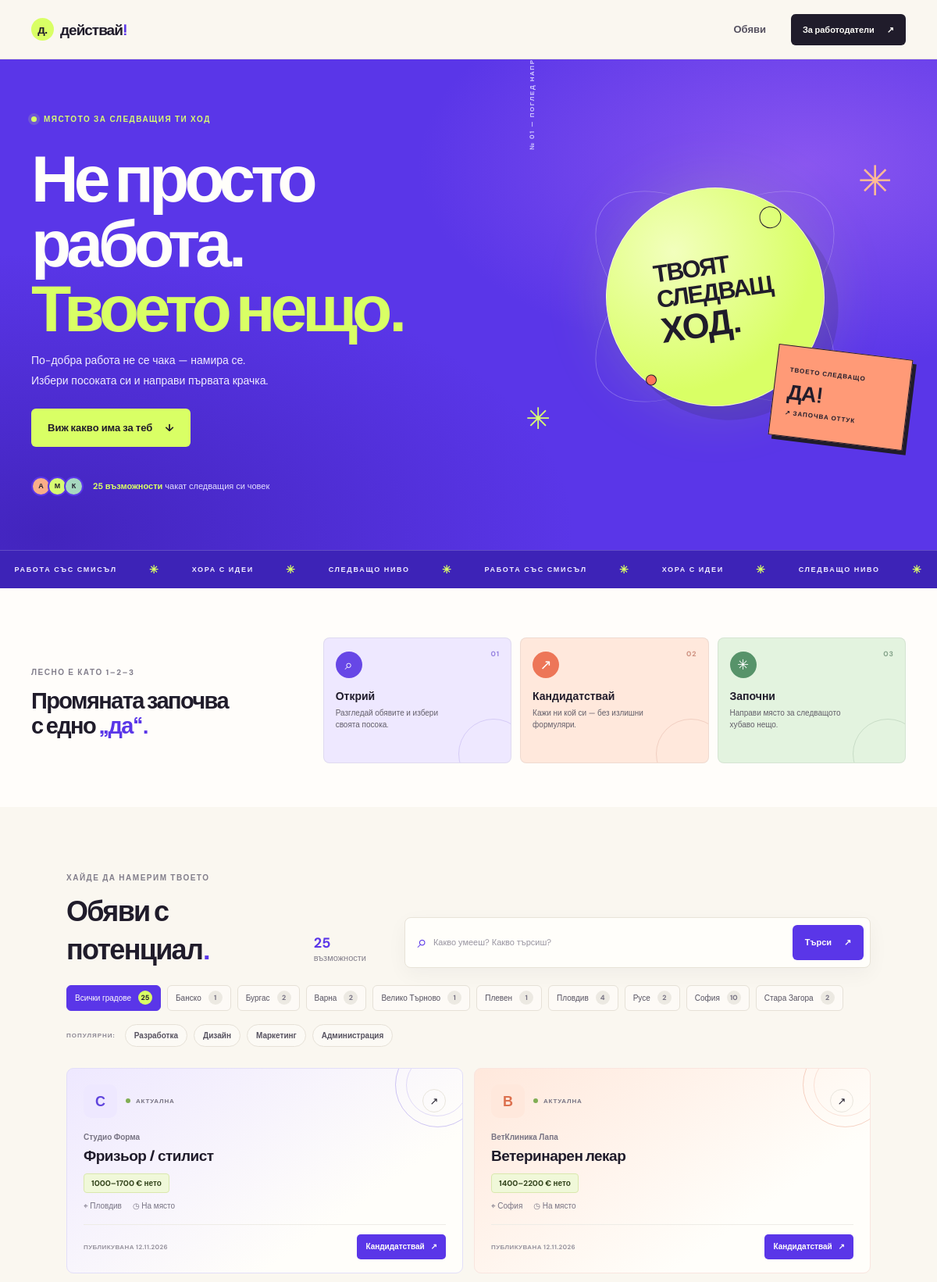
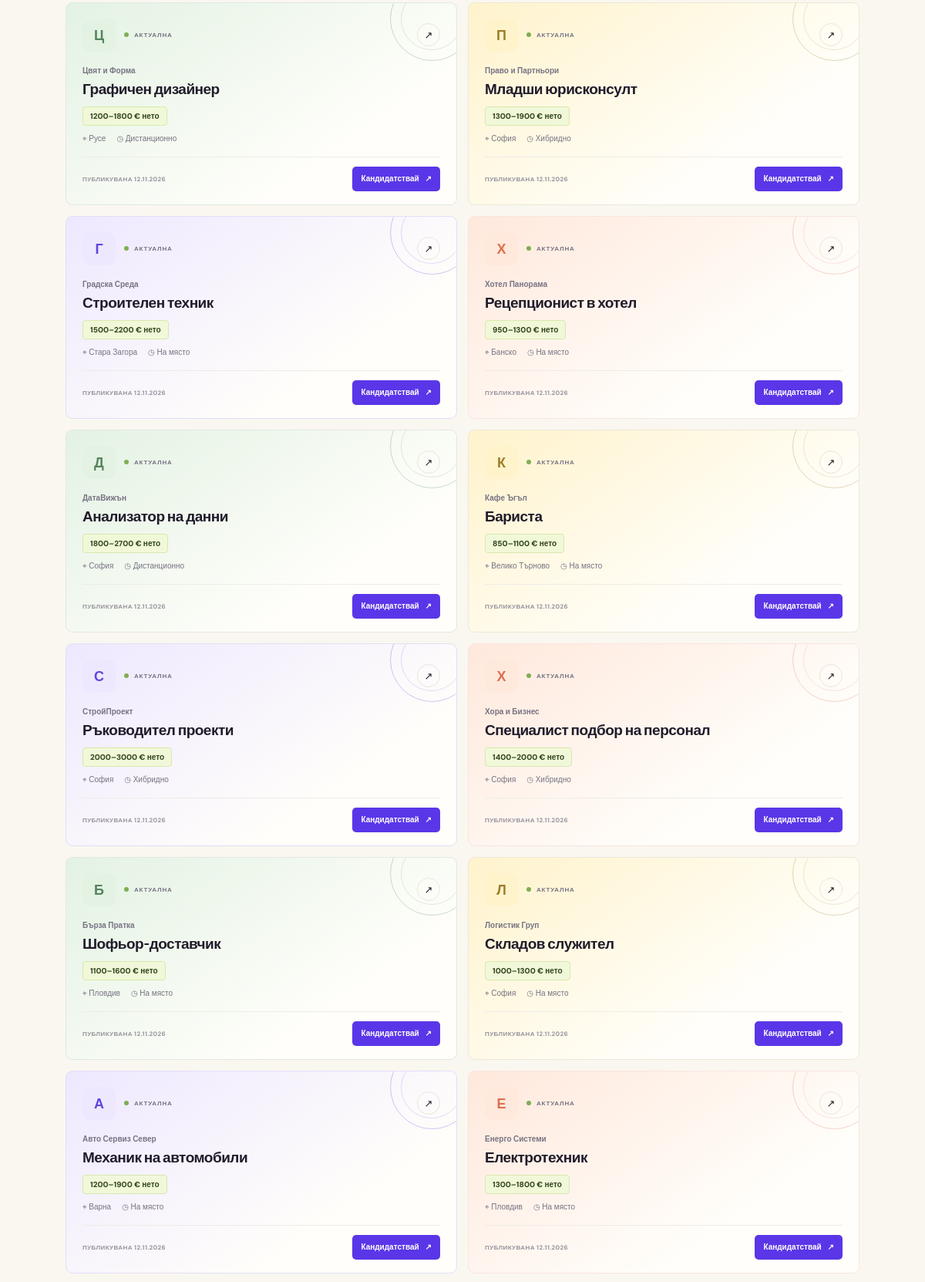
The page / (upper part) on the database its author committed (2 pictures, top to bottom).
### main/models.py (models this page shows, shortened)
class JobPosting(models.Model):
    class WorkMode(models.TextChoices):
        ONSITE = "onsite", "На място"
        HYBRID = "hybrid", "Хибридно"
        REMOTE = "remote", "Дистанционно"
    title = models.CharField(max_length=250, verbose_name="Заглавие")
    company_name = models.CharField(max_length=150, verbose_name="Компания")
    location = models.CharField(max_length=100, verbose_name="Град")
    work_mode = models.CharField(
        max_length=10,
        choices=WorkMode.choices,
        default=WorkMode.ONSITE,
        verbose_name="Начин на работа",
    )
    salary = models.CharField(max_length=100, blank=True, null=True, verbose_name="Заплата")
    description = models.TextField(verbose_name="Описание")
    created_at = models.DateTimeField(auto_now_add=True, verbose_name="Дата")

### main/views.py (the view)
# urls.py: 2. Add a URL to urlpatterns:  path('', views.home, name='home')
def home(request):
    jobs = JobPosting.objects.all().order_by("-created_at")
    query = request.GET.get("q", "").strip()
    city = request.GET.get("city", "").strip()
    if query:
        jobs = jobs.filter(title__icontains=query)
    if city:
        jobs = jobs.filter(location=city)
    cities = JobPosting.objects.values("location").annotate(
        job_count=Count("id")
    ).order_by("location")
    return render(
        request,
        "main/home.html",
        {
            "jobs": jobs,
            "query": query,
            "city": city,
            "cities": cities,
            "total_jobs": JobPosting.objects.count(),
        },
    )

### templates/main/home.html (shortened to what this page needs)
{% extends "main/base.html" %}
{% block content %}
<section class="hero">
  <div class="container hero-shell">
    <div class="hero-copy">
      <span class="eyebrow"><span class="status-dot"></span> МЯСТОТО ЗА СЛЕДВАЩИЯ ТИ ХОД</span>
      <h1>Не просто<br>работа.<br><span>Твоето нещо.</span></h1>
      <p>По-добра работа не се чака — намира се.<br>Избери посоката си и направи първата крачка.</p>
      <a class="button button-lime hero-cta" href="#jobs">Виж какво има за теб <span aria-hidden="true">↓</span></a>
      <div class="hero-proof"><span class="proof-avatars"><i>А</i><i>М</i><i>К</i></span><span><b>{{ total_jobs }} възможности</b> чакат следващия си човек</span></div>
    </div>
    <div class="hero-art" aria-hidden="true">
      <div class="art-orbit orbit-one"></div><div class="art-orbit orbit-two"></div>
      <div class="art-sun"><span>ТВОЯТ<br>СЛЕДВАЩ<br><b>ХОД.</b></span></div>
      <span class="art-spark spark-one">✳</span><span class="art-spark spark-two">✳</span>
      <div class="art-ticket"><span>ТВОЕТО СЛЕДВАЩО</span><strong>ДА!</strong><span>↗ ЗАПОЧВА ОТТУК</span></div>
      <span class="art-caption">№ 01 — ПОГЛЕД НАПРЕД</span>
    </div>
  </div>
  <div class="ticker" aria-hidden="true"><div class="ticker-track">РАБОТА СЪС СМИСЪЛ <span>✳</span> ХОРА С ИДЕИ <span>✳</span> СЛЕДВАЩО НИВО <span>✳</span> РАБОТА СЪС СМИСЪЛ <span>✳</span> ХОРА С ИДЕИ <span>✳</span> СЛЕДВАЩО НИВО <span>✳</span></div></div>
</section>
<section class="quick-start" aria-label="Как да започнеш">
  <div class="container quick-start-inner">
    <div class="quick-start-heading">
      <span class="eyebrow muted-eyebrow">ЛЕСНО Е КАТО 1–2–3</span>
      <h2>Промяната започва<br>с едно <span>„да“.</span></h2>
    </div>
    <div class="quick-steps">
      <article class="quick-step step-lilac"><span class="step-number">01</span><span class="step-icon">⌕</span><h3>Открий</h3><p>Разгледай обявите и избери своята посока.</p></article>
      <article class="quick-step step-peach"><span class="step-number">02</span><span class="step-icon">↗</span><h3>Кандидатствай</h3><p>Кажи ни кой си — без излишни формуляри.</p></article>
      <article class="quick-step step-mint"><span class="step-number">03</span><span class="step-icon">✳</span><h3>Започни</h3><p>Направи място за следващото хубаво нещо.</p></article>
    </div>
  </div>
</section>
<section class="listings-section" id="jobs">
  <div class="container listings-container">
    <div class="search-and-intro">
      <div class="section-heading">
        <div>
          <span class="eyebrow muted-eyebrow">ХАЙДЕ ДА НАМЕРИМ ТВОЕТО</span>
          <h2>{% if query or city %}Търсенето ти{% else %}Обяви с потенциал{% endif %}<span class="heading-period">.</span></h2>
        </div>
        <span class="results-count"><b>{{ jobs|length }}</b> {% if jobs|length == 1 %}възможност{% else %}възможности{% endif %}</span>
      </div>
      <form class="search-panel" method="get" action="{% url 'home' %}">
        <label class="search-field">
          <span class="field-icon" aria-hidden="true">⌕</span>
          <input type="search" name="q" value="{{ query }}" placeholder="Какво умееш? Какво търсиш?">
        </label>
        <button class="button button-purple search-button" type="submit">Търси <span aria-hidden="true">↗</span></button>
      </form>
    </div>
    <nav class="city-filter" aria-label="Обяви по град">
      <a class="city-chip{% if not city %} is-selected{% endif %}" href="{% url 'home' %}{% if query %}?q={{ query|urlencode }}{% endif %}#jobs">
        <span>Всички градове</span><b>{{ total_jobs }}</b>
      </a>
      {% for city_row in cities %}
        <a class="city-chip{% if city == city_row.location %} is-selected{% endif %}" href="{% url 'home' %}?city={{ city_row.location|urlencode }}{% if query %}&q={{ query|urlencode }}{% endif %}#jobs">
          <span>{{ city_row.location }}</span><b>{{ city_row.job_count }}</b>
        </a>
      {% endfor %}
    </nav>
    <div class="category-row" aria-label="Популярни търсения">
      <span>ПОПУЛЯРНИ:</span>
      <a href="{% url 'home' %}?q=разработчик#jobs">Разработка</a>
      <a href="{% url 'home' %}?q=дизайнер#jobs">Дизайн</a>
      <a href="{% url 'home' %}?q=маркетинг#jobs">Маркетинг</a>
      <a href="{% url 'home' %}?q=координатор#jobs">Администрация</a>
    </div>
    {% if jobs %}
      <div class="job-grid">
        {% for job in jobs %}
          <article class="job-card {% cycle 'tone-lilac' 'tone-peach' 'tone-mint' 'tone-yellow' %}">
            <div class="job-card-top">
              <div class="company-avatar" aria-hidden="true">{{ job.company_name|slice:":1"|upper }}</div>
              <span class="job-type"><span></span> АКТУАЛНА</span>
              <a class="card-arrow" href="{% url 'job_detail' job.pk %}" aria-label="Виж {{ job.title }}">↗</a>
            </div>
            <div class="job-main">
              <span class="job-company">{{ job.company_name }}</span>
              <h3><a href="{% url 'job_detail' job.pk %}">{{ job.title }}</a></h3>
              <span class="salary-tag">{% if job.salary %}{{ job.salary }}{% else %}Заплата по договаряне{% endif %}</span>
              <div class="job-meta">
                <span>⌖ {{ job.location }}</span><span>◷ {{ job.get_work_mode_display }}</span>
              </div>
            </div>
            <div class="job-card-bottom">
              <span class="job-date">ПУБЛИКУВАНА {{ job.created_at|date:"d.m.Y" }}</span>
              <a class="apply-link" href="{% url 'job_detail' job.pk %}#apply">Кандидатствай <span aria-hidden="true">↗</span></a>
            </div>
          </article>
        {% endfor %}
      </div>
    {% endif %}
  </div>
</section>
{% endblock %}

### rows shown on the page
JobPosting: company_name "С", company_name "Студио Форма", title "Фризьор / стилист", salary "1000–1700 € нето", location "Пловдив", work_mode "На място", created_at "12.11.2026"
JobPosting: company_name "В", company_name "ВетКлиника Лапа", title "Ветеринарен лекар", salary "1400–2200 € нето", location "София", work_mode "На място", created_at "12.11.2026"
JobPosting: company_name "Ц", company_name "Цвят и Форма", title "Графичен дизайнер", salary "1200–1800 € нето", location "Русе", work_mode "Дистанционно", created_at "12.11.2026"
JobPosting: company_name "П", company_name "Право и Партньори", title "Младши юрисконсулт", salary "1300–1900 € нето", location "София", work_mode "Хибридно", created_at "12.11.2026"
JobPosting: company_name "Г", company_name "Градска Среда", title "Строителен техник", salary "1500–2200 € нето", location "Стара Загора", work_mode "На място", created_at "12.11.2026"
JobPosting: company_name "Х", company_name "Хотел Панорама", title "Рецепционист в хотел", salary "950–1300 € нето", location "Банско", work_mode "На място", created_at "12.11.2026"
JobPosting: company_name "Д", company_name "ДатаВижън", title "Анализатор на данни", salary "1800–2700 € нето", location "София", work_mode "Дистанционно", created_at "12.11.2026"
JobPosting: company_name "К", company_name "Кафе Ъгъл", title "Бариста", salary "850–1100 € нето", location "Велико Търново", work_mode "На място", created_at "12.11.2026"
JobPosting: company_name "С", company_name "СтройПроект", title "Ръководител проекти", salary "2000–3000 € нето", location "София", work_mode "Хибридно", created_at "12.11.2026"
JobPosting: company_name "Х", company_name "Хора и Бизнес", title "Специалист подбор на персонал", salary "1400–2000 € нето", location "София", work_mode "Хибридно", created_at "12.11.2026"
JobPosting: company_name "Б", company_name "Бърза Пратка", title "Шофьор-доставчик", salary "1100–1600 € нето", location "Пловдив", work_mode "На място", created_at "12.11.2026"
JobPosting: company_name "Л", company_name "Логистик Груп", title "Складов служител", salary "1000–1300 € нето", location "София", work_mode "На място", created_at "12.11.2026"
JobPosting: company_name "А", company_name "Авто Сервиз Север", title "Механик на автомобили", salary "1200–1900 € нето", location "Варна", work_mode "На място", created_at "12.11.2026"
JobPosting: company_name "Е", company_name "Енерго Системи", title "Електротехник", salary "1300–1800 € нето", location "Пловдив", work_mode "На място", created_at "12.11.2026"

### other values the page prints
{{ total_jobs }} "25"
{{ jobs|length }} "25"
{{ city_row.location }} "Банско" "Бургас" "Варна" "Велико Търново" "Плевен" "Пловдив" "Русе" "София" "Стара Загора"
{{ city_row.job_count }} "1" "2" "2" "1" "1" "4" "2" "10" "2"
